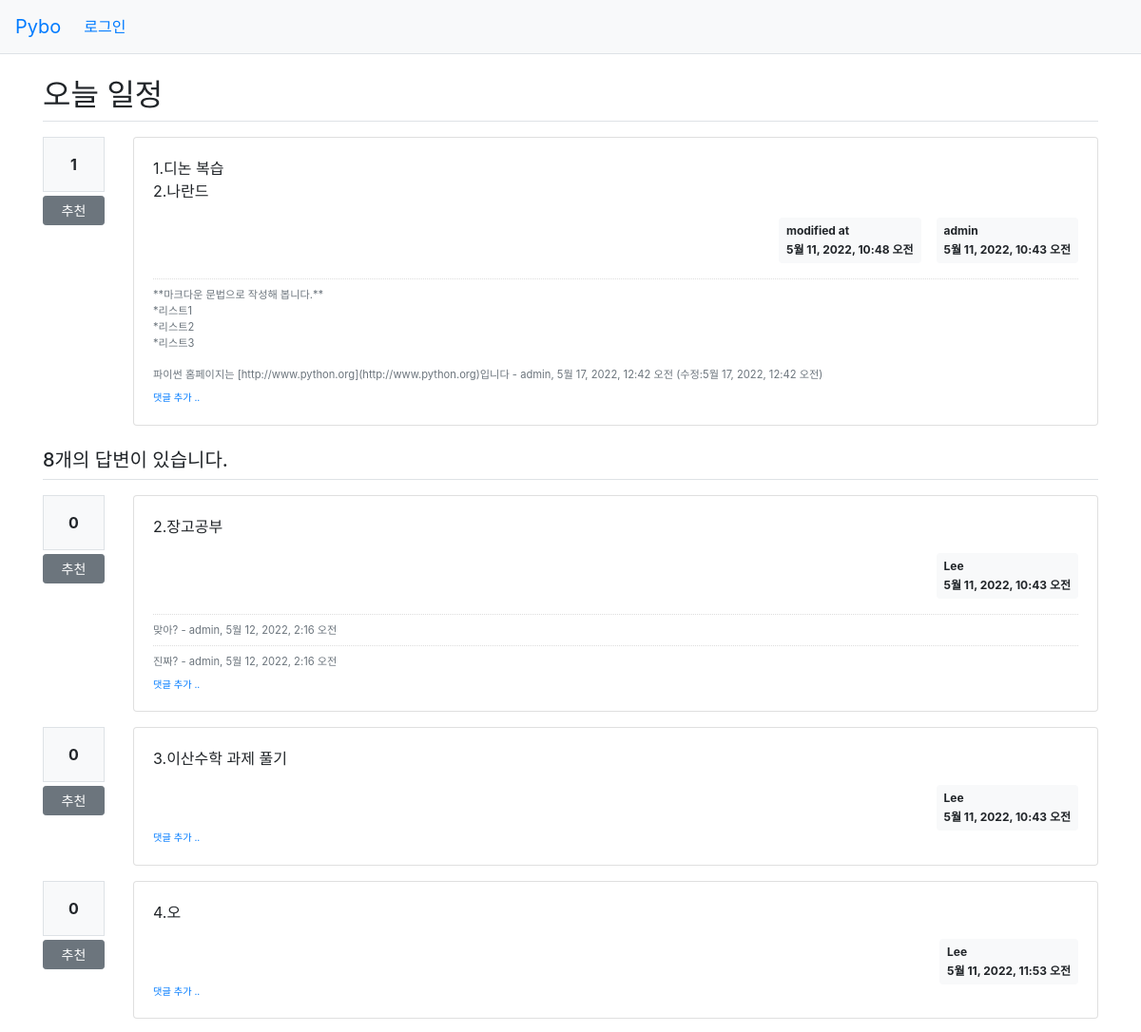
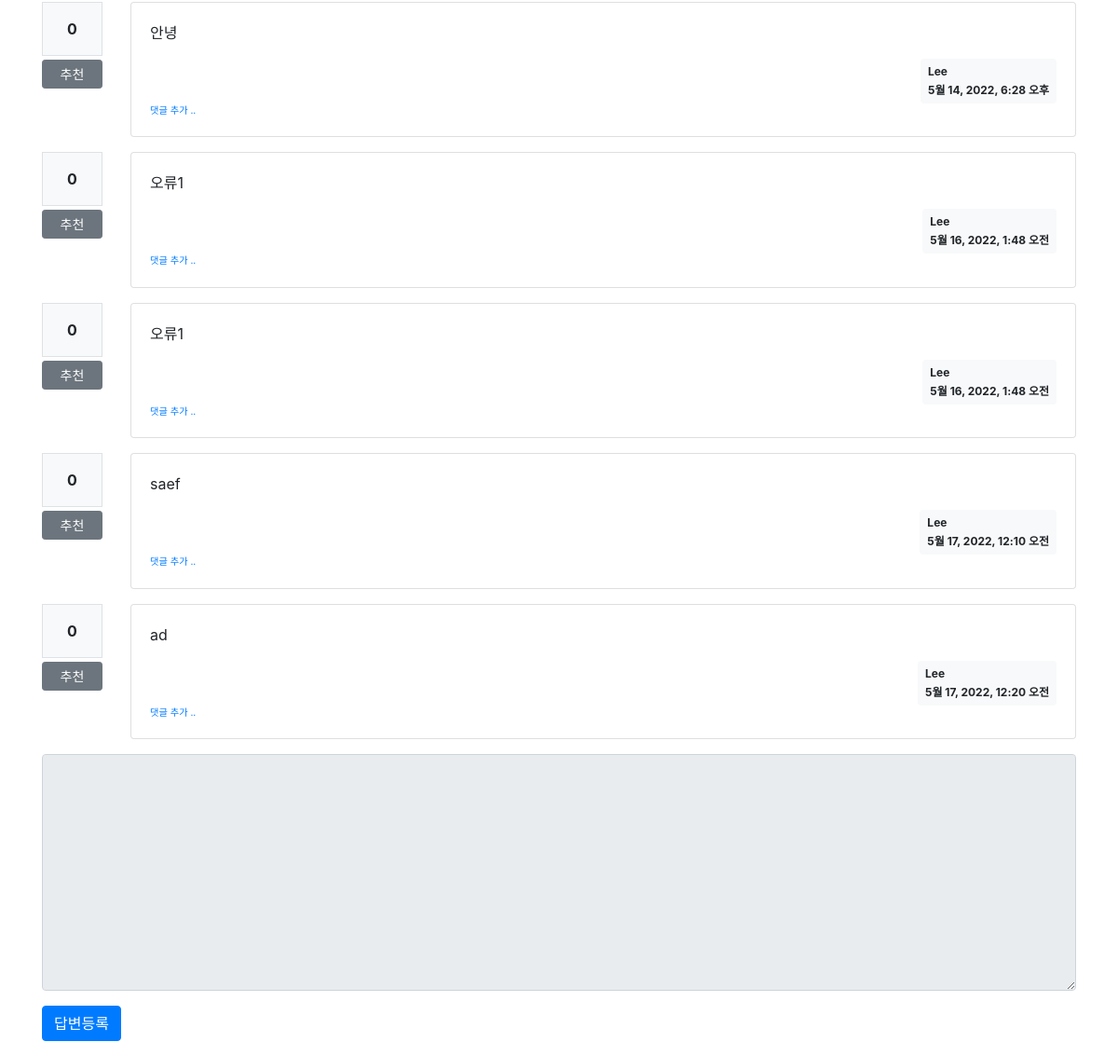
Page /pybo/309/ on the committed database (2 pictures, top to bottom).
### pybo/models.py (models this page shows, shortened)
class Question(models.Model):
    author = models.ForeignKey(User, on_delete=models.CASCADE, related_name='author_question')
    subject = models.CharField(max_length=200)
    content = models.TextField()
    create_date = models.DateTimeField()
    modify_date = models.DateTimeField(null=True, blank=True)
    voter = models.ManyToManyField(User, related_name='voter_question')

class Comment(models.Model):
    author = models.ForeignKey(User, on_delete=models.CASCADE)
    content = models.TextField()
    create_date = models.DateTimeField()
    modify_date = models.DateTimeField(null=True, blank=True)
    question = models.ForeignKey(Question, null=True, blank=True, on_delete=models.CASCADE)
    answer = models.ForeignKey(Answer, null=True, blank=True, on_delete=models.CASCADE)

class Answer(models.Model):
    author = models.ForeignKey(User, on_delete=models.CASCADE, related_name='author_answer')
    question = models.ForeignKey(Question, on_delete=models.CASCADE)
    content = models.TextField()
    create_date = models.DateTimeField()
    modify_date = models.DateTimeField(null=True, blank=True)
    voter = models.ManyToManyField(User, related_name='voter_answer')

### pybo/views/base_views.py (the view)
# urls.py: path('<int:question_id>/', base_views.detail, name='detail'),
def detail(request, question_id):
    question = get_object_or_404(Question, pk=question_id)
    context = {'question': question}
    return render(request, 'pybo/question_detail.html', context)

### pybo/templatetags/pybo_filter.py (called while the page is built)
@register.filter()
def mark(value):
    extensions = ["nl2br", "fenced_code"]
    return mark_safe(markdown.markdown(value, extensions=extensions))

### templates/pybo/question_detail.html (shortened to what this page needs)
{% extends 'base.html' %}
{% load pybo_filter %}
{% block content %}
<div class="container my-3">
    <h2 class="border-bottom py-2">{{ question.subject }}</h2>
    <div class="row my-3">
        <div class="col-1">
            <div class="bg-light text-center p-3 border font-weight-bolder mb-1">{{ question.voter.count }}</div>
            <a href="#" data-uri="{% url 'pybo:vote_question' question.id %}"
               class="recommend btn btn-sm btn-secondary btn-block my-1">추천</a>
        </div>
        <div class="col-11">
           <div class="card">
               <div class="card-body">
                 <div class="card-text">{{ question.content|mark }}</div>
                 <div class="d-flex justify-content-end">
                    {% if question.modify_date %}
                    <div class="badge badge-light p-2 text-left mx-3">
                        <div class="mb-2">modified at</div>
                        <div>{{ question.modify_date }}</div>
                    </div>
                    {% endif %}
                    <div class="badge badge-light p-2 text-left">
                        <div class="mb-2">{{ question.author.username }}</div>
                        <div>{{ question.create_date }}</div>
                    </div>
                </div>
                    {% if question.comment_set.count > 0 %}
                    <div class="mt-3">
                    {% for comment in question.comment_set.all %}
                        <div class="comment py-2 text-muted">
                            <span style="white-space: pre-line;">{{ comment.content }}</span>
                            <span>
                                - {{ comment.author }}, {{ comment.create_date }}
                                {% if comment.modify_date %}
                                (수정:{{ comment.modify_date }})
                                {% endif %}
                            </span>
                        </div>
                    {% endfor %}
                    </div>
                    {% endif %}
                    <div>
                        <a href="{% url 'pybo:comment_create_question' question.id  %}"
                           class="small"><small>댓글 추가 ..</small></a>
                    </div>
                </div>
            </div>
        </div>
    </div>
    <h5 class="border-bottom my-3 py-2">{{ question.answer_set.count }}개의 답변이 있습니다.</h5>
    {% for answer in question.answer_set.all %}
    <div class="row my-3">
        <div class="col-1">
            <div class="bg-light text-center p-3 border font-weight-bolder mb-1">{{answer.voter.count}}</div>
            <a href="#" data-uri="{% url 'pybo:vote_answer' answer.id  %}"
                class="recommend btn btn-sm btn-secondary btn-block my-1">추천</a>
        </div>
        <div class="col-11">
            <div class="card">
                <div class="card-body">
                    <div class="card-text">{{ answer.content|mark }}</div>
                    <div class="d-flex justify-content-end">
                        <div class="badge badge-light p-2 text-left">
                            <div class="mb-2">{{ answer.author.username }}</div>
                            <div>{{ answer.create_date }}</div>
                        </div>
                    </div>
                    {% if answer.comment_set.count > 0 %}
                    <div class="mt-3">
                    {% for comment in answer.comment_set.all %}
                        <div class="comment py-2 text-muted">
                            <span style="white-space: pre-line;">{{ comment.content }}</span>
                            <span>
                                - {{ comment.author }}, {{ comment.create_date }}
                            </span>
                        </div>
                    {% endfor %}
                    </div>
                    {% endif %}
                    <div>
                        <a href="{% url 'pybo:comment_create_answer' answer.id  %}"
                           class="small"><small>댓글 추가 ..</small></a>
                    </div>
                </div>
            </div>
        </div>
    </div>
    {% endfor %}
    <form action="{% url 'pybo:answer_create' question.id %}" method="post" class="my-3">
        <div class="form-group">
            <textarea {% if not user.is_authenticated %}disabled{% endif %}
              name="content" id="content" class="form-control" rows="10"></textarea>
        </div>
        <input type="submit" value="답변등록" class="btn btn-primary">
    </form>
</div>
{% endblock %}

### static/style.css (style rules this page uses)
.comment { border-top:dotted 1px #ddd; font-size:0.7em; }

### rows in the picture
Question: subject "오늘 일정", voter.count "1", content|mark "1.디논 복습 2.나란드", modify_date "5월 11, 2022, 10:48 오전", author.username "admin", create_date "5월 11, 2022, 10:43 오전", answer_set.count "8"
Comment: content "**마크다운 문법으로 작성해 봅니다.** *리스트1 *리스트2 *리스트3 파이썬 홈페이지는 [http://www.python.org](http://www.python.org)입니다", author "admin", create_date "5월 17, 2022, 12:42 오전", modify_date "5월 17, 2022, 12:42 오전"
Answer: voter.count "0", content|mark "2.장고공부", author.username "Lee", create_date "5월 11, 2022, 10:43 오전"
Comment: content "맞아?", author "admin", create_date "5월 12, 2022, 2:16 오전"
Comment: content "진짜?", author "admin", create_date "5월 12, 2022, 2:16 오전"
Answer: voter.count "0", content|mark "3.이산수학 과제 풀기", author.username "Lee", create_date "5월 11, 2022, 10:43 오전"
Answer: voter.count "0", content|mark "4.오", author.username "Lee", create_date "5월 11, 2022, 11:53 오전"
Answer: voter.count "0", content|mark "안녕", author.username "Lee", create_date "5월 14, 2022, 6:28 오후"
Answer: voter.count "0", content|mark "오류1", author.username "Lee", create_date "5월 16, 2022, 1:48 오전"
Answer: voter.count "0", content|mark "오류1", author.username "Lee", create_date "5월 16, 2022, 1:48 오전"
Answer: voter.count "0", content|mark "saef", author.username "Lee", create_date "5월 17, 2022, 12:10 오전"
Answer: voter.count "0", content|mark "ad", author.username "Lee", create_date "5월 17, 2022, 12:20 오전"
